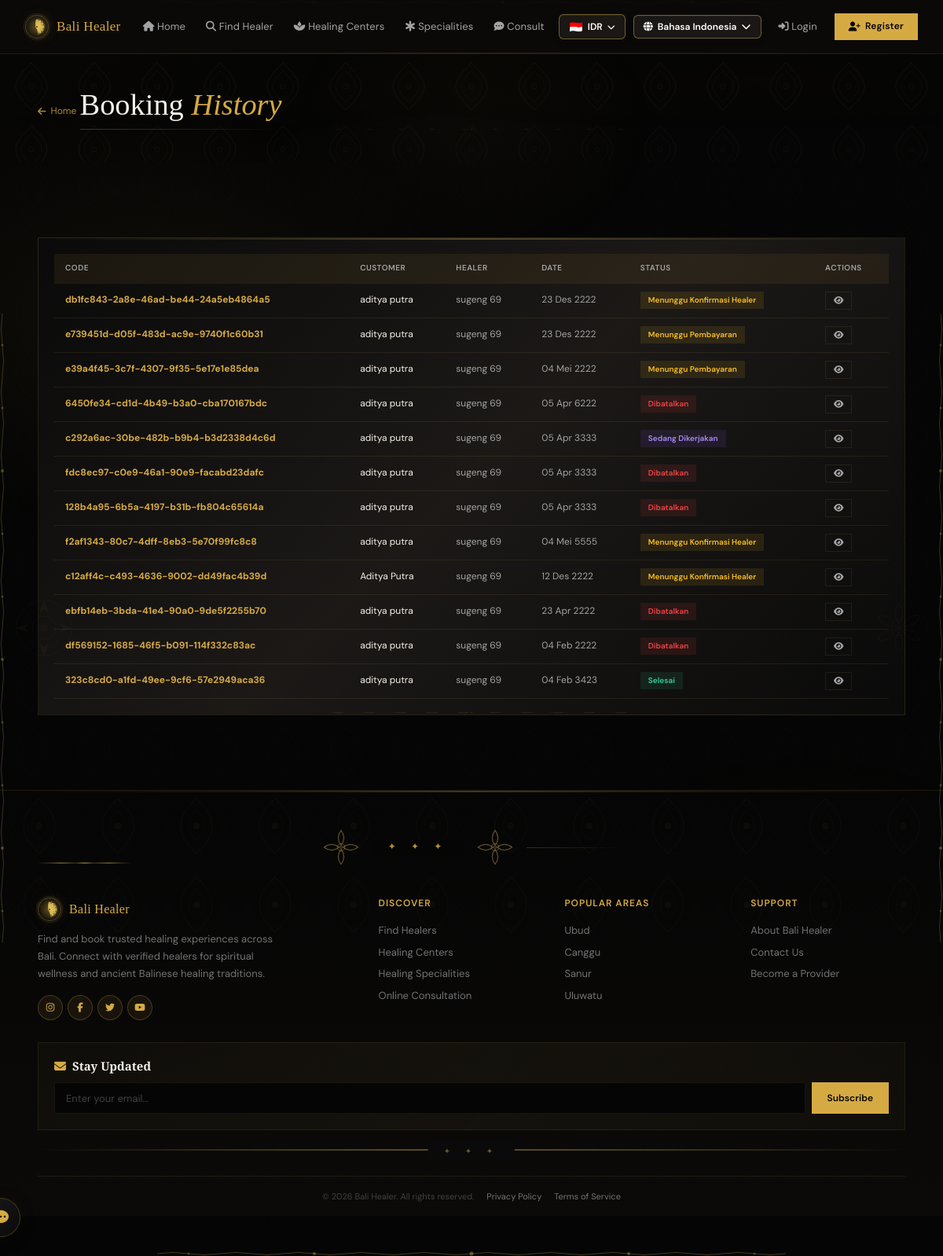
Before: /id/bookings/ with the older database file.
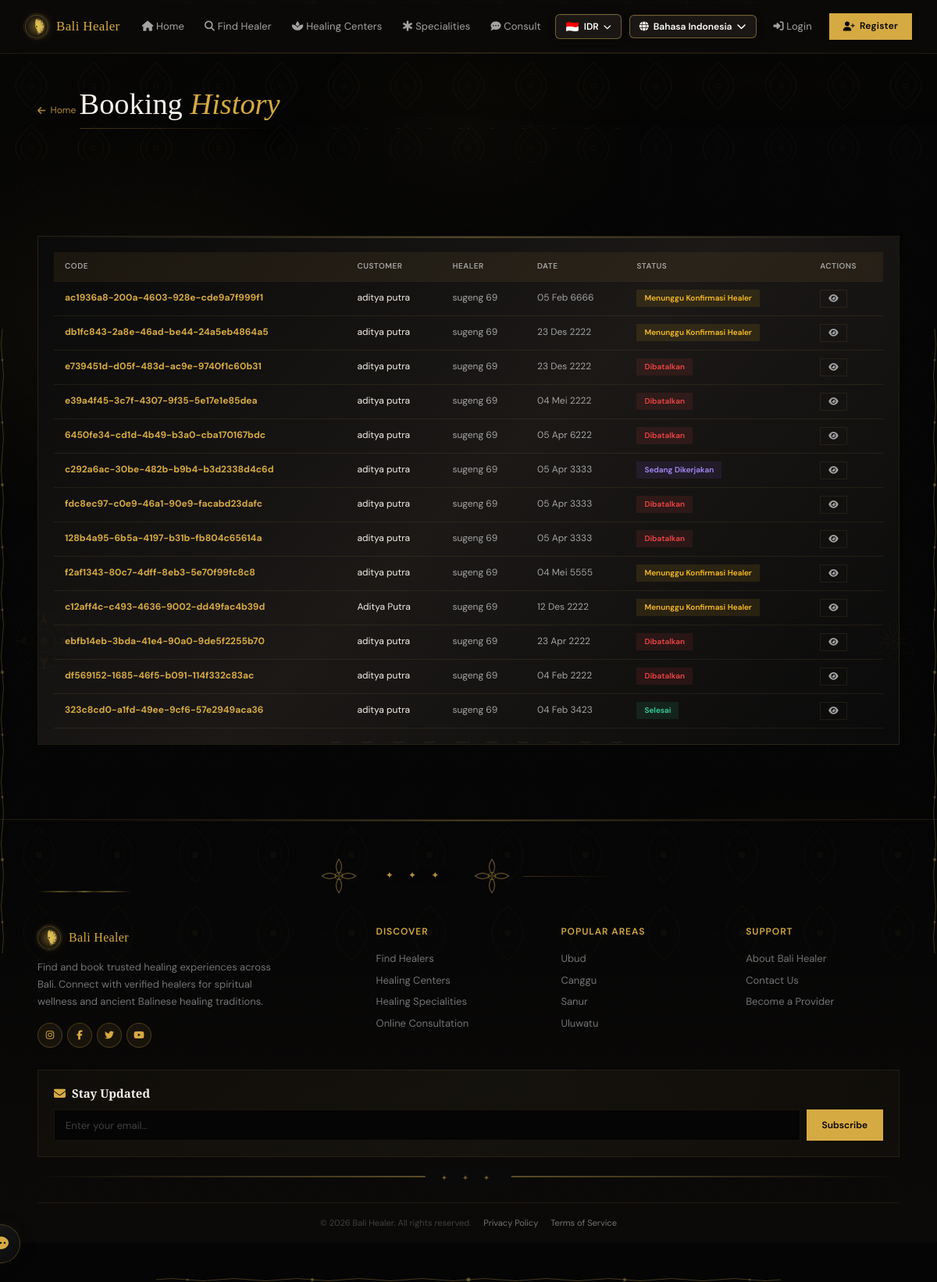
After: the same page with the newer database file.
### bookings/models.py (models this page shows, shortened)
class Booking(models.Model):
    STATUS_CHOICES = [
        ('pending_payment', 'Menunggu Pembayaran'),
        ('pending_confirm', 'Menunggu Konfirmasi Healer'),
        ('confirmed', 'Dikonfirmasi'),
        ('in_progress', 'Sedang Dikerjakan'),
        ('completed', 'Selesai'),
        ('cancelled', 'Dibatalkan'),
        ('expired', 'Kadaluarsa'),
        ('refunded', 'Dikembalikan'),
    ]
    VALID_TRANSITIONS = {
        'pending_payment': ['pending_confirm', 'cancelled', 'expired'],
        'pending_confirm': ['confirmed', 'cancelled', 'refunded'],
        'confirmed': ['in_progress', 'cancelled', 'refunded'],
        'in_progress': ['completed', 'refunded'],
        'completed': [],
        'cancelled': [],
        'expired': [],
        'refunded': [],
    }
    booking_code = models.CharField(max_length=40, unique=True, blank=True)
    healer = models.ForeignKey(Healer, on_delete=models.CASCADE, related_name='bookings')
    customer = models.ForeignKey(User, on_delete=models.SET_NULL, null=True, blank=True, related_name='bookings')
    customer_name = models.CharField(max_length=200)
    customer_email = models.EmailField()
    customer_phone = models.CharField(max_length=20)
    service_type = models.CharField(max_length=200)
    service_price_idr = models.DecimalField(max_digits=12, decimal_places=2, default=0)
    booking_date = models.DateField()
    booking_time = models.TimeField()
    notes = models.TextField(blank=True)
    total_price_idr = models.DecimalField(max_digits=12, decimal_places=2, default=0)
    currency = models.CharField(max_length=10, default='IDR')
    total_price_converted = models.DecimalField(max_digits=12, decimal_places=2, default=0)
    status = models.CharField(max_length=20, choices=STATUS_CHOICES, default='pending_payment', db_index=True)
    confirmed_at = models.DateTimeField(null=True, blank=True)
    started_at = models.DateTimeField(null=True, blank=True)
    completed_at = models.DateTimeField(null=True, blank=True)
    cancelled_at = models.DateTimeField(null=True, blank=True)
    cancel_reason = models.TextField(blank=True)
    created_at = models.DateTimeField(auto_now_add=True)
    updated_at = models.DateTimeField(auto_now=True)
    class Meta:
        ordering = ['-created_at']

### healers/models.py (models this page shows, shortened)
class Healer(models.Model):
    user = models.OneToOneField(User, on_delete=models.CASCADE, null=True, blank=True)
    name = models.CharField(max_length=200)
    slug = models.SlugField(unique=True, default=uuid.uuid1)
    category = models.ForeignKey(HealerCategory, on_delete=models.SET_NULL, null=True)
    bio = models.TextField()
    experience_years = models.PositiveIntegerField(default=0)
    photo = models.ImageField(upload_to='healer_photos/', blank=True, null=True)
    phone = models.CharField(max_length=20)
    email = models.EmailField(blank=True)
    address = models.TextField()
    price_idr = models.DecimalField(max_digits=12, decimal_places=2, default=0)
    rating = models.DecimalField(max_digits=3, decimal_places=2, default=5.0)
    is_available = models.BooleanField(default=True, db_index=True)
    specializations = models.TextField(blank=True, help_text='Pisahkan dengan koma')
    created_at = models.DateTimeField(auto_now_add=True)
    updated_at = models.DateTimeField(auto_now=True)
    class Meta:
        ordering = ['-rating', '-experience_years']

### bookings/views.py (the view)
# urls.py: path('bookings/', views.booking_list, name='booking_list'),
def booking_list(request):
    bookings = Booking.objects.select_related('healer', 'customer').order_by('-created_at')[:20]
    return render(request, 'booking_list.html', {'bookings': bookings})

### accounts/context_processors.py (called while the page is built)
def notification_context(request):
    if request.user.is_authenticated:
        unread_count = Notification.objects.filter(user=request.user, is_read=False).count()
        return {'global_unread_notifications': unread_count}
    return {'global_unread_notifications': 0}

### templates/booking_list.html (shortened to what this page needs)
{% extends 'base.html' %}
{% load static %}
{% load i18n %}
{% block content %}
<div class="page-header">
    <div class="container">
        <a href="{% url 'home' %}" class="back-link"><i class="fas fa-arrow-left"></i> {% trans "Home" %}</a>
        <div style="position:relative;display:inline-block">
            <h1>{% trans "Booking" %} <em>{% trans "History" %}</em></h1>
            <div style="height:1px;background:linear-gradient(90deg,var(--gold),transparent);margin-top:8px;opacity:0.3"></div>
        </div>
    </div>
</div>
<section class="section" data-reveal>
    <div class="container">
        <div class="card">
            <div class="card-body">
                {% if bookings %}
                <div class="table-container">
                    <table class="data-table">
                        <thead>
                            <tr><th>{% trans "Code" %}</th><th>{% trans "Customer" %}</th><th>{% trans "Healer" %}</th><th>{% trans "Date" %}</th><th>{% trans "Status" %}</th><th>{% trans "Actions" %}</th></tr>
                        </thead>
                        <tbody>
                            {% for b in bookings %}
                            <tr>
                                <td><strong style="color:var(--gold);font-weight:700">{{ b.booking_code }}</strong></td>
                                <td style="color:var(--fg)">{{ b.customer_name }}</td>
                                <td>{{ b.healer.name }}</td>
                                <td>{{ b.booking_date|date:"d M Y" }}</td>
                                <td><span class="status-badge status-{{ b.status }}">{{ b.get_status_display }}</span></td>
                                <td><a href="{% url 'booking_detail' b.booking_code %}" class="btn btn-sm btn-outline"><i class="fas fa-eye"></i></a></td>
                            </tr>
                            {% endfor %}
                        </tbody>
                    </table>
                </div>
                {% else %}
                <div class="empty-state">
                    <i class="fas fa-calendar-xmark"></i>
                    <h3>{% trans "No Bookings Yet" %}</h3>
                    <p>{% trans "Bookings will appear here." %}</p>
                </div>
                {% endif %}
            </div>
        </div>
    </div>
</section>
{% endblock %}

Changed rows visible on the page:
added Booking: booking_code "ac1936a8-200a-4603-928e-cde9a7f999f1", customer_name "aditya putra", healer.name "sugeng 69", booking_date "05 Feb 6666", status "Menunggu Konfirmasi Healer"
changed Booking "e739451d-d05f-483d-ac9e-9740f1c60b31": status "Menunggu Pembayaran" → "Dibatalkan"
changed Booking "e39a4f45-3c7f-4307-9f35-5e17e1e85dea": status "Menunggu Pembayaran" → "Dibatalkan"
